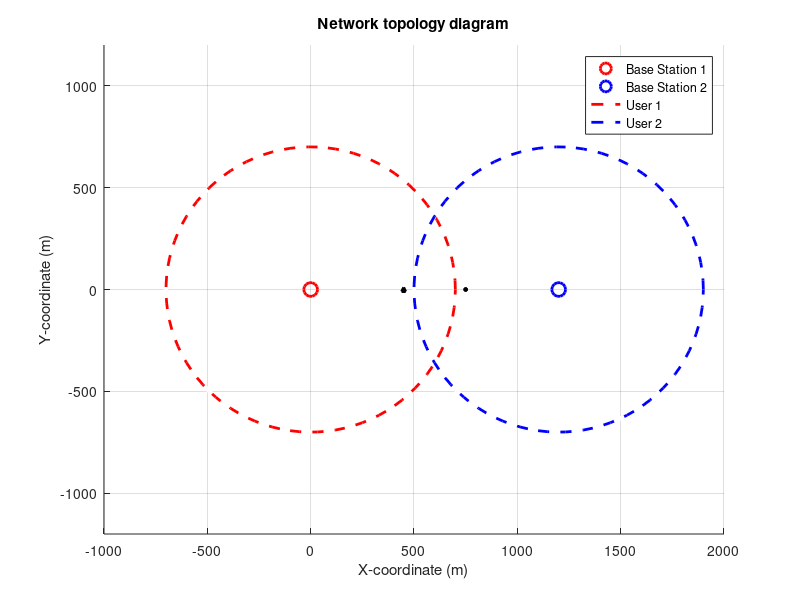
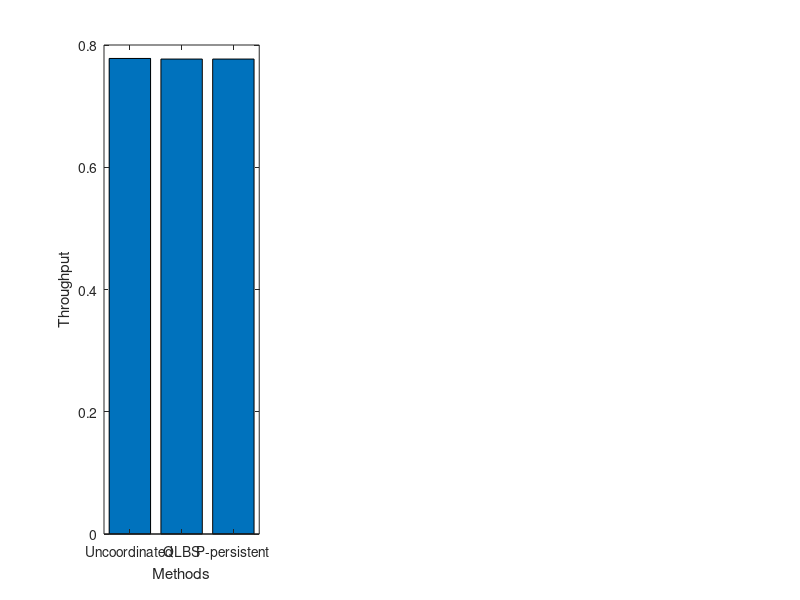

Source code (MATLAB) for these figures, in order: (Note: this script raises an error after producing the figures.)
clear; clc; close all;
bs1_pos = [0, 0];      
bs2_pos = [1200, 0];
radius = 700;
ue1_pos = [750, 0];
ue2_pos = [450, 0];
numSlots = 1000;
maxdatarate = 2;
lambda = [0.75, 1.5, 2.5];
figure;
hold on; grid on;
plot(bs1_pos(1), bs1_pos(2), 'ro', 'MarkerSize',10,'LineWidth',2);
plot(bs2_pos(1), bs2_pos(2), 'bo', 'MarkerSize',10,'LineWidth',2);

viscircles(bs1_pos, radius, 'Color','r','LineStyle','--');
viscircles(bs2_pos, radius, 'Color','b','LineStyle','--');

plot(ue1_pos(1), ue1_pos(2), 'k*','MarkerSize',3,'LineWidth',2);
plot(ue2_pos(1), ue2_pos(2), 'k^','MarkerSize',3,'LineWidth',2);
title('Network topology diagram');
xlabel('X-coordinate (m)'); ylabel('Y-coordinate (m)');
legend('Base Station 1', 'Base Station 2', 'User 1', 'User 2');
xlim([-1000 2000]);
ylim([-1200 1200]);
hold off;

methods = {'Uncoordinated', 'QLBS', 'P-persistent'};
loadfig = {lambda(1), lambda(2), lambda(3)};
p_persistent = 0.7;
for loadIdx = 1:length(lambda)%simulation
    arrivalRate = lambda(loadIdx);
    queueBS1 = poissrnd(arrivalRate, 1, numSlots);
    queueBS2 = poissrnd(arrivalRate, 1, numSlots);
    transmitBS1 = zeros(1, numSlots);
    transmitBS2 = zeros(1, numSlots);
    transmitstatusBS1=zeros(3, numSlots);
    transmitstatusBS2=zeros(3, numSlots);
    delay1 = zeros(3, 1);
    delay2 = zeros(3, 1);
    for method = 1:3
        queue1 = cumsum(queueBS1);
        queue2 = cumsum(queueBS2);
        for t = 1:numSlots
            if method == 1 % Uncoordinated
                if queue1(t) >= maxdatarate && queue2(t) >= maxdatarate
                    transmitBS1(t) = maxdatarate;
                    transmitBS2(t) = maxdatarate;
                elseif queue1(t) >= maxdatarate
                    transmitBS1(t) = maxdatarate;
                    transmitBS2(t) = queue2(t);  
                elseif queue2(t) >= maxdatarate
                    transmitBS1(t) = queue1(t); 
                    transmitBS2(t) = maxdatarate;
                else
                    transmitBS1(t) = queue1(t);
                    transmitBS2(t) = queue2(t);  
                end
            elseif method == 2 
                if queue1(t) > 0 && queue2(t) > 0
                    if queue1(t) > queue2(t) 
                        transmitBS1(t) = min(queue1(t), maxdatarate);
                        transmitBS2(t)=0;
                    elseif queue1(t) < queue2(t)
                        transmitBS2(t) = min(queue2(t), maxdatarate);
                        transmitBS1(t)=0;
                    else
                        if rand > 0.5
                            transmitBS1(t) = min(queue1(t), maxdatarate);
                            transmitBS2(t)=0;
                        else
                            transmitBS2(t) = min(queue2(t), maxdatarate);
                            transmitBS1(t)=0;
                        end
                    end
                else
                    if queue1(t)>0 && queue2(t)==0
                        transmitBS1(t) = min(queue1(t), maxdatarate);
                        transmitBS2(t)=0;
                    elseif queue1(t)==0 && queue2(t)>0
                        transmitBS2(t) = min(queue2(t), maxdatarate);
                        transmitBS1(t)=0;
                    else
                        transmitBS1(t)=0;
                        transmitBS2(t)=0;
                    end
                end
            elseif method == 3
                if rand > p_persistent
                    transmitBS1(t) = 0; 
                else 
                    if queue1(t) > maxdatarate
                        transmitBS1(t) = maxdatarate;
                    else
                        transmitBS1(t) = queue1(t);
                    end
                end
                if rand > p_persistent
                    transmitBS2(t) = 0;
                else 
                    if queue2(t) > maxdatarate
                        transmitBS2(t) = maxdatarate;
                    else
                        transmitBS2(t) = queue2(t);
                    end
                end
            end 
            queue1(1,:) = queue1(1,:) - transmitBS1(t);
            queue2(1,:) = queue2(1,:) - transmitBS2(t);
            delay1(method,1) = delay1(method,1)+queue1(t);
            delay2(method,1) = delay2(method,1)+queue1(t);
        end
        transmitstatusBS1(method,:)=transmitBS1;
        transmitstatusBS2(method,:)=transmitBS2;
    end
    loadcell1{loadIdx} = transmitstatusBS1;
    loadcell2{loadIdx} = transmitstatusBS2;
    delaycell1{loadIdx} = delay1;
    delaycell2{loadIdx} = delay2;
end
%throughput
throughput = zeros(3, 3);
for loadindex = 1:3
    for methodIndex = 1:3
        load1 = loadcell1{loadindex};
        loadrow1 = load1(methodIndex,:);
        load2 = loadcell2{loadindex};
        loadrow2 = load2(methodIndex,:);
        throughput(loadindex,methodIndex) = (sum(loadrow1))/numSlots;
    end
end

figure;
for loadindex = 1:3
    subplot(1, 3, loadindex); 
    bar(throughput(loadindex, :));
    set(gca, 'XTickLabel', methods); 
    xlabel('Methods');
    ylabel('Throughput');
    title('Load index ', loadfig(loadindex));
    ylim([0, max(throughput(:)) * 1.1]); 
    grid on;
end
sgtitle('Throughput Comparison under Different Loads(for BS1 to User1)'); 

delay_results = zeros(3, 3);
load1= zeros(1, 3);
load2= zeros(1, 3);
for loadindex = 1:3
        load1 = delaycell1{loadindex};
        load2 = delaycell2{loadindex};
        delay_results(loadindex,:) = (load1);
        delay_results(loadindex,:) = delay_results(loadindex,:)./(throughput(loadindex,:).*numSlots);
end
figure;
for loadindex = 1:3
    subplot(1, 3, loadindex); 
    bar(delay_results(loadindex,:));
    set(gca, 'XTickLabel', methods); 
    xlabel('Methods');
    ylabel('Average Delay (slots)');
    title('Load index ', loadfig(loadindex));
    %ylim([0, max(loadindex(:)) * 1.1]); 
    grid on;
end
sgtitle('Delay Comparison under Different Loads(for BS1 to User1)');

P_tx1 = 1;  
P_tx2 = 1; 
dbs1_1 = norm(bs1_pos-ue1_pos);    
dbs1_2 = norm(bs1_pos-ue2_pos);    
dbs2_1 = norm(bs2_pos-ue1_pos);  
dbs2_2 = norm(bs2_pos-ue2_pos);  
d0 = 1;     
alpha = 3;  % Path Loss Exponent
N0 = 1e-9;  % noise spectral density
B = 1e3;    % bandwidth
calc_power = @(dist, PL0, exp,d0) 10^((PL0+10*exp*log10(d0/dist))/10);% w
comparison_results = cell(3, 3);  
for loadIndex = 1:3  
    for methodIndex = 1:3     
        data1 = loadcell1{loadIndex}(methodIndex, :);  
        data2 = loadcell2{loadIndex}(methodIndex, :); 
        for i =1 : length(data2)
            if data1(i)>0 && data2(i)>0
                comparison_result(i) = 1;
            else
                comparison_result(i) = 0;
            end
        end
        comparison_results{loadIndex, methodIndex} = comparison_result;
    end
end
sinr_results = cell(3, 3);  
%for user1
for loadIndex = 1:3  
    for methodIndex = 1:3 
         data1 = loadcell1{loadIndex}(methodIndex, :); 
         data1(data1 > 0) = 1;  
         data1(data1 <= 0) = 0;
         for i = 1:length(data1)
             Pt=calc_power(dbs1_1,P_tx1,alpha,d0);
             Pin=calc_power(dbs2_1,P_tx2,alpha,d0);
             sinr(i)=(Pt*data1(i))/((Pin*comparison_results{loadIndex,methodIndex}(i))+N0*B);
         end
         sinr_results{loadIndex, methodIndex} = sinr;
    end
end










